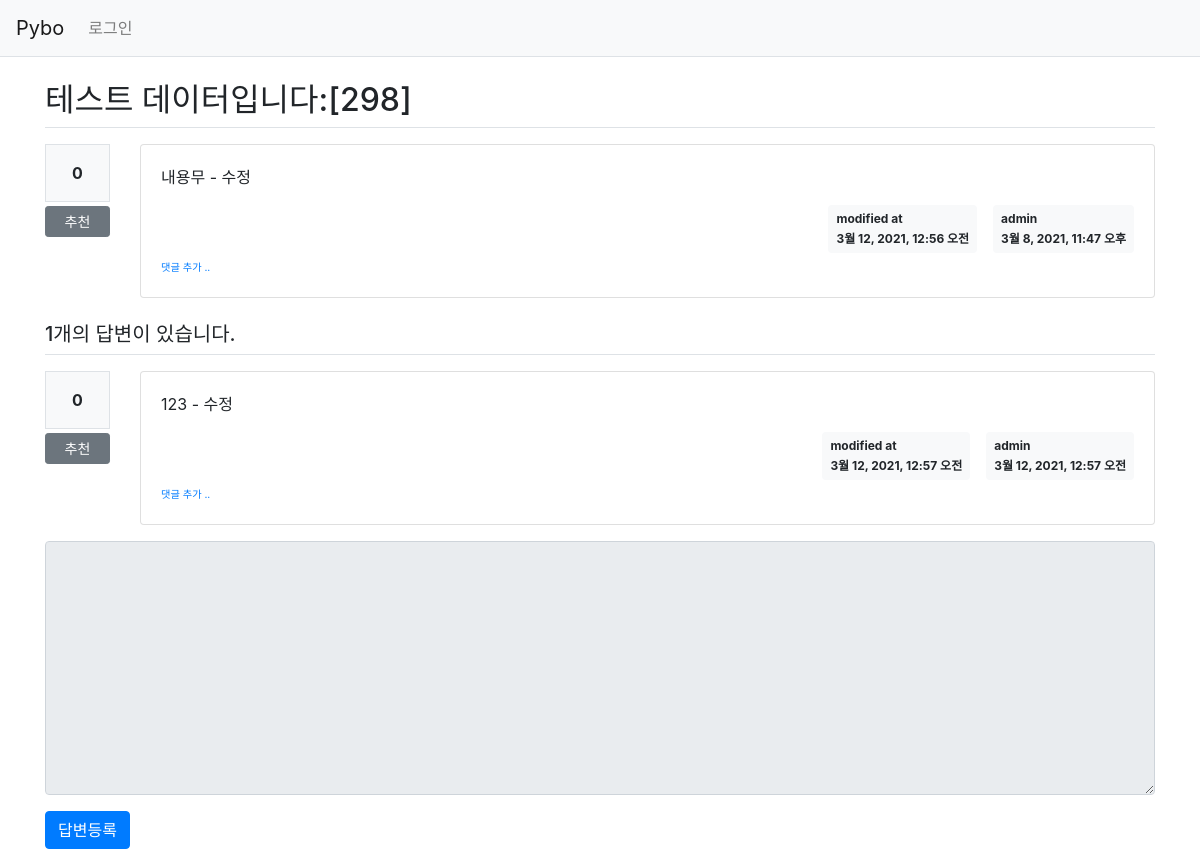
Page /pybo/302/ on the earlier database version.
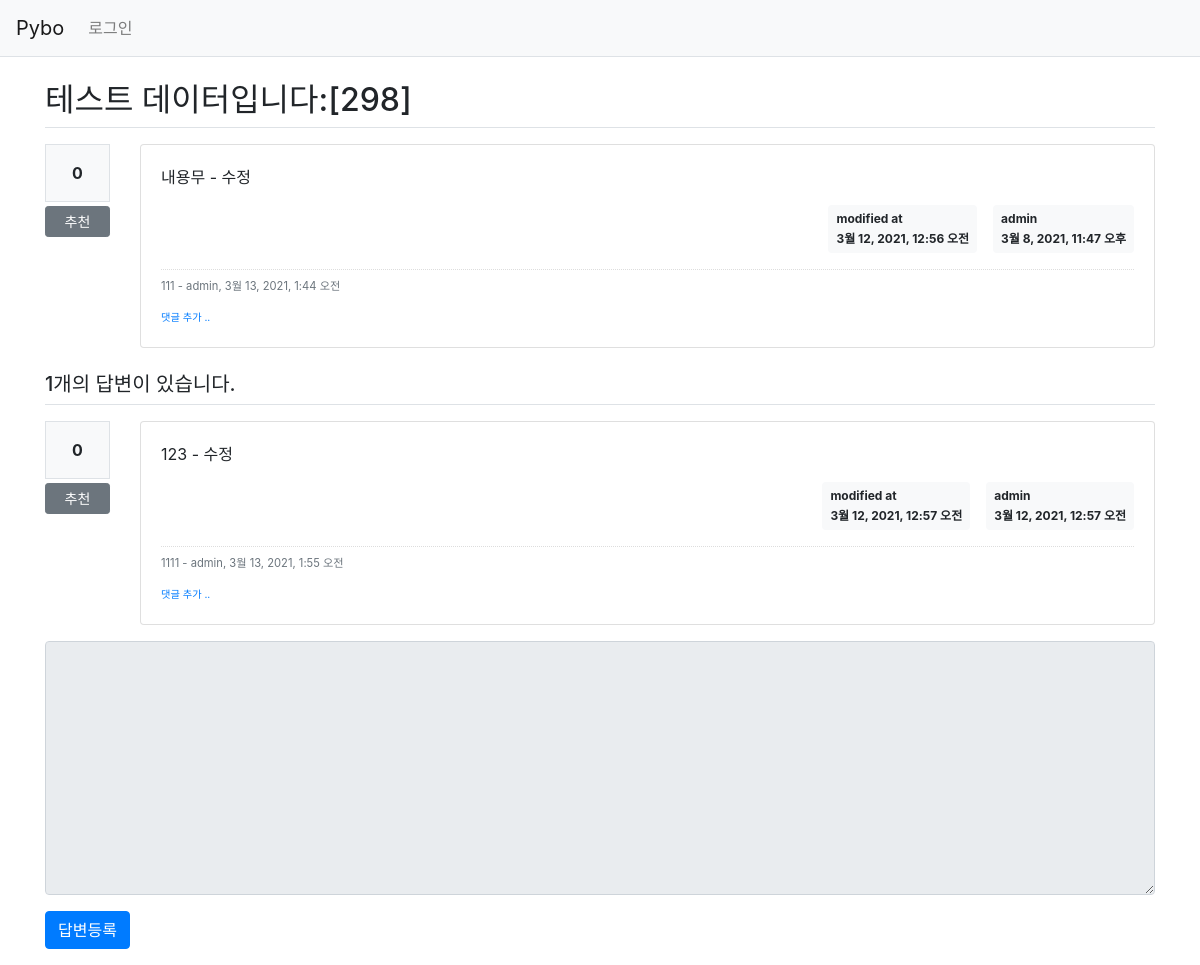
Same page on the later database version.
### pybo/models.py (models this page shows)
class Answer(models.Model):
    author = models.ForeignKey(User, on_delete=models.CASCADE, related_name="author_answer")
    question = models.ForeignKey(Question, on_delete=models.CASCADE)
    content = models.TextField()
    create_date = models.DateTimeField()
    modify_date = models.DateTimeField(null=True, blank=True)
    voter = models.ManyToManyField(User, related_name="voter_answer")

class Comment(models.Model):
    author = models.ForeignKey(User, on_delete=models.CASCADE)
    content = models.TextField()
    create_date = models.DateTimeField()
    modify_date = models.DateTimeField(null=True, blank=True)
    question = models.ForeignKey(Question, null=True, blank=True, on_delete=models.CASCADE)
    answer = models.ForeignKey(Answer, null=True, blank=True, on_delete=models.CASCADE)

### pybo/views/base_views.py (the view)
# urls.py: path("<int:question_id>/", base_views.detail, name="detail"),
def detail(request, question_id):
    question = get_object_or_404(Question, pk=question_id)
    context = {"question": question}
    return render(request, "pybo/question_detail.html", context)

### pybo/templatetags/pybo_filter.py (called while the page is built)
@register.filter()
def mark(value):
    extensions = ["nl2br", "fenced_code"]
    return mark_safe(markdown.markdown(value, extensions=extensions))

### templates/pybo/question_detail.html (shortened to what this page needs)
{% extends 'base.html' %}
{% load pybo_filter %}
{% block content %}
<div class="container my-3">
	<h2 class="border-bottom py-2">{{ question.subject }}</h2>
	<div class="row my-3">
		<div class="col-1">
				<div class="bg-light text-center p-3 border font-weight-bolder mb-1">{{question.voter.count}}</div>
				<a href="#" data-uri="{% url 'pybo:vote_question' question.id  %}" class="recommend btn btn-sm btn-secondary btn-block my-1">
					추천
				</a>
		</div>
		<div class="col-11">
			<div class="card">
				<div class="card-body">
					<div class="card-text">
						{{ question.content|mark }}
					</div>
					<div class="d-flex justify-content-end">
						{% if question.modify_date %}
							<div class="badge badge-light p-2 text-left mx-3">
								<div class="mb-2">modified at</div>
								<div>{{ question.modify_date }}</div>
							</div>
						{% endif %}
						<div class="badge badge-light p-2 text-left">
							<div class="mb-2">{{ question.author.username }}</div>
							<div>{{ question.create_date }}</div>
						</div>
					</div>
					{% if question.comment_set.count > 0 %}
						<div class="mt-3">
							{% for comment in question.comment_set.all %}
								<div class="comment py-2 text-muted">
									<span style="white-space: pre-line;">{{ comment.content }}</span>
									<span>
											- {{ comment.author }}, {{ comment.create_date }}
									</span>
								</div>
							{% endfor %}
						</div>
					{% endif %}
					<div>
							<a href="{% url 'pybo:comment_create_question' question.id  %}" class="small">
								<small>댓글 추가 ..</small>
							</a>
					</div>
				</div>
			</div>
		</div>
	</div>
	<h5 class="border-bottom my-3 py-2">
		{{question.answer_set.count}}개의 답변이 있습니다.
	</h5>
	{% for answer in question.answer_set.all %}
		<div class="row my-3">
			<div class="col-1">
					<div class="bg-light text-center p-3 border font-weight-bolder mb-1">{{answer.voter.count}}</div>
					<a href="#" data-uri="{% url 'pybo:vote_answer' answer.id  %}" class="recommend btn btn-sm btn-secondary btn-block my-1">
						추천
					</a>
			</div>
			<div class="col-11">
				<div class="card">
					<div class="card-body">
						<div class="card-text">
							{{ answer.content|mark }}
						</div>
						<div class="d-flex justify-content-end">
							{% if answer.modify_date %}
								<div class="badge badge-light p-2 text-left mx-3">
									<div class="mb-2">modified at</div>
									<div>{{ answer.modify_date }}</div>
								</div>
							{% endif %}
							<div class="badge badge-light p-2 text-left">
								<div class="mb-2">{{ answer.author.username }}</div>
								<div>{{ answer.create_date }}</div>
							</div>
						</div>
						{% if answer.comment_set.count > 0 %}
							<div class="mt-3">
							{% for comment in answer.comment_set.all %}
								<div class="comment py-2 text-muted">
									<span style="white-space: pre-line;">{{ comment.content }}</span>
									<span>
										- {{ comment.author }}, {{ comment.create_date }}
									</span>
								</div>
							{% endfor %}
							</div>
							{% endif %}
							<div>
								<a href="{% url 'pybo:comment_create_answer' answer.id  %}" class="small">
									<small>댓글 추가 ..</small>
								</a>
							</div>
					</div>
				</div>
			</div>
		</div>
	{% endfor %}
	<form action="{% url 'pybo:answer_create' question.id %}" method="post" class="my-3">
		<div class="form-group">
			<textarea {% if not user.is_authenticated %}disabled{% endif %}
              name="content" id="content" class="form-control" rows="10">
			</textarea>
		</div>
		<input type="submit" value="답변등록" class="btn btn-primary" />
	</form>
</div>
{% endblock %}

Differences in the rows shown:
added Comment: content "111", author "admin", create_date "3월 13, 2021, 1:44 오전", shown under "테스트 데이터입니다:[298]"
added Comment: content "1111", author "admin", create_date "3월 13, 2021, 1:55 오전"
